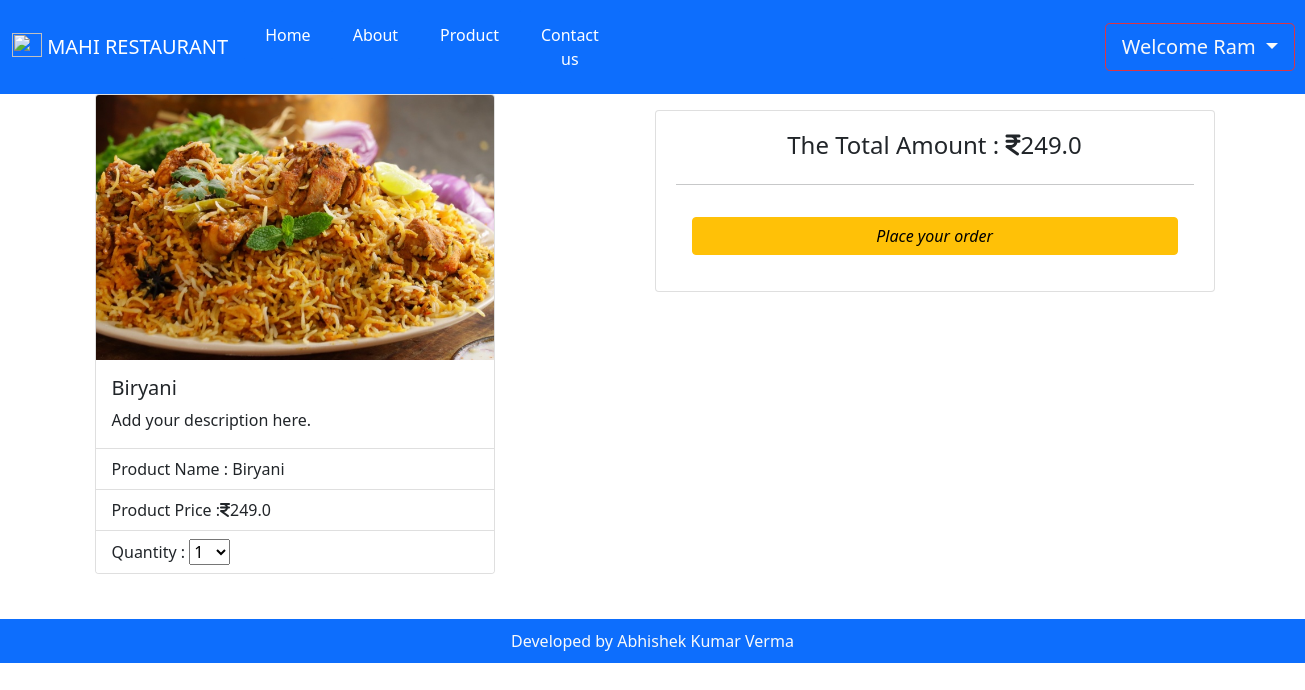
Page /view/14/ (signed in) on the committed database.
### home/models.py (models this page shows, shortened)
class Add_product(models.Model):
    name = models.CharField(max_length=122)
    img = models.FileField(upload_to="uploads/")
    price = models.FloatField()

### home/views.py (the view)
# urls.py: path("view/<int:pk>/",views.view,name = 'view'),
def view(request,pk):
    Add_products = Add_product.objects.get(id = pk)
    return render(request,'view.html',{'Add_products': Add_products})

### template/view.html (shortened to what this page needs)
{% extends 'base.html' %}
{% block body %}
<form method = "POST" action="/welcome">
<div class="container">
  <div class="row ">
    <div class="col ">
      <div class="card" style="width: 25rem;">
        <img src="{{Add_products.img.url}}" class="card-img-top" alt="...">
        <div class="card-body">
          <h5 class="card-title">{{Add_products.name}}</h5>
          <p class="card-text">Add your description here.</p>
        </div>
        <ul class="list-group list-group-flush">
          <li class="list-group-item" name = 'product_name'>Product Name : {{Add_products.name}}</li>
          <li class="list-group-item" name = 'product_price'>Product Price :<i class="fa fa-inr "> </i>{{Add_products.price}}</li>
          <li class="list-group-item">
            Quantity :
            <select name = "quantity" onChange="qantityChange(event)">
              <option>1</option>
            </select>
          </li>
        </ul>
      </div>
    </div>
    <div class="col row-cols-1 row-cols-sm-2 row-cols-md-3 g-3 ">
      <div class="col ">
        <div class="card text-center" style="width: 35rem; padding:20px; ">
          <h4>The Total Amount : <i class="fa fa-inr "> </i><span id="grandTotal">{{Add_products.price}}</span></h4>
          <hr>
          {% if user.is_authenticated %}
          <div class="card-body">
            <div class="d-grid gap-2">
              <button class="btn btn-warning" onclick="submitOrder()" type="submit"><a
                  style="text-decoration: none; color : black" href='/welcome'><i> Place your order</i> </a></button>
            </div>
          </div>
          {% endif %}
        </div>
      </div>
    </div>
  </div>
</div>
</form>
{% endblock body %}

### template/base.html (shortened to what this page needs)
<!doctype html>
<html lang="en">
<head>
  <link rel="stylesheet" href="https://cdnjs.cloudflare.com/ajax/libs/font-awesome/4.7.0/css/font-awesome.min.css">
  <link href="https://cdn.jsdelivr.net/npm/bootstrap@5.1.1/dist/css/bootstrap.min.css" rel="stylesheet"
>
</head>
<body>
  <nav class="navbar navbar-expand-lg navbar-dark bg-primary">
    <div class="container-fluid">
      <a class="navbar-brand" href="/">
        <img
          src="https://images.template.net/wp-content/uploads/2017/01/24173735/Food-Business-Service-Logo.jpg?width=600"
          alt="" width="30" height="24" class="d-inline-block align-text-top">
        MAHI RESTAURANT
      </a>
      <div class="collapse navbar-collapse" id="navbarSupportedContent">
        <ul class="navbar-nav me-auto mb-2 mb-lg-0">
          <li class="nav-item">
            <button type="button" class="btn btn-primary navbar-btn"> <a style="color:white" class="nav-link "
                aria-current="page" href="/">Home</a> </button>
          </li>
          <li class="nav-item">
            <button type="button" class="btn btn-primary navbar-btn"><a style="color:white" class="nav-link"
                href="/about">About</a></button>
          </li>
          <li class="nav-item ">
            <button type="button" class="btn btn-primary navbar-btn"><a style="color:white" class="nav-link"
                href="/product">Product</a> </button>
          </li>
          <li class="nav-item ">
            <button type="button" class="btn btn-primary navbar-btn"> <a style="color:white" class="nav-link "
                href="/Contact">Contact us</a> </button>
          </li>
          <li class="nav-item ">
            {% if user.is_authenticated %}
          <li style = "margin-left:485px" class="nav-item dropdown my-auto ">
            <a class=" btn btn-outline-danger btn-lg dropdown-toggle text-light " href="#" id="navbarDropdown" role="button "
              data-bs-toggle="dropdown" aria-expanded="false">
              Welcome {{request.user.first_name}} </a>
          </li>
          {% endif %}
          </li>
        </ul>
      </div>
    </div>
  </nav>
  {% block body %}{% endblock body %}
  <footer class="text-center bg-primary text-light ">
    Developed by Abhishek Kumar Verma
  </footer>
</body>
</html>

### template/base.html (style rules this page uses)
footer { position: relative; padding: 10px; margin-top: 45px; }

### rows in the picture
Add_product: img (picture), name "Biryani", price "249.0"

### other values in the picture
{{ request.user.first_name }} "Ram"
